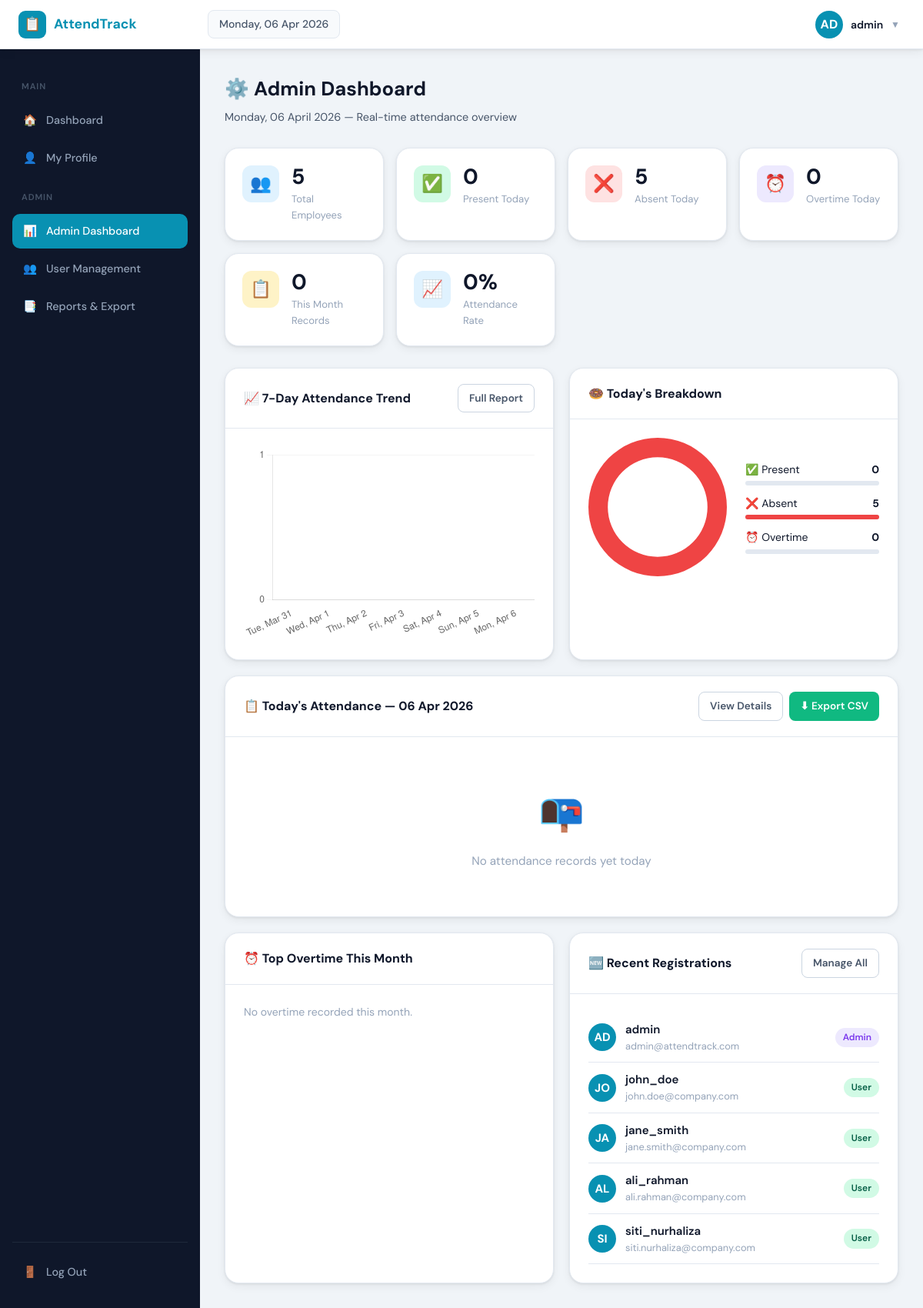
/admin/index.php (signed in), run on the app's committed database.
### tables this page shows
CREATE TABLE IF NOT EXISTS `users` (
  `id`          INT           NOT NULL AUTO_INCREMENT,
  `username`    VARCHAR(30)   NOT NULL,
  `email`       VARCHAR(100)  NOT NULL,
  `password`    VARCHAR(255)  NOT NULL,
  `role`        ENUM('user','admin') NOT NULL DEFAULT 'user',
  `phone`       VARCHAR(20)   DEFAULT NULL,
  `department`  VARCHAR(100)  DEFAULT NULL,
  `work_start`  TIME          DEFAULT NULL,
  `work_end`    TIME          DEFAULT NULL,
  `profile_pic` MEDIUMTEXT    DEFAULT NULL,
  `is_active`   TINYINT(1)    NOT NULL DEFAULT 1,
  `created_at`  DATETIME      NOT NULL DEFAULT CURRENT_TIMESTAMP,
  `updated_at`  DATETIME      DEFAULT CURRENT_TIMESTAMP ON UPDATE CURRENT_TIMESTAMP,
  PRIMARY KEY (`id`),
  UNIQUE KEY `uq_username` (`username`),
  UNIQUE KEY `uq_email` (`email`)
);

### config.php (called while the page is built, shortened)
<?php
function e($str) {
    return htmlspecialchars((string)$str, ENT_QUOTES, 'UTF-8');
}

### functions.php (called while the page is built, shortened)
<?php
require_once __DIR__ . '/config.php';
function getUserById($id) {
    $db = getDB();
    $stmt = $db->prepare("SELECT * FROM users WHERE id = ?");
    $stmt->execute([$id]);
    return $stmt->fetch();
}
function getDashboardStats() {
    $db = getDB();
    $today = date('Y-m-d');
    $stats = [];
    $s1 = $db->prepare("SELECT COUNT(*) FROM users WHERE role = 'user'");
    $s1->execute();
    $stats['total_users'] = (int)$s1->fetchColumn();
    $s2 = $db->prepare("SELECT COUNT(*) FROM attendance WHERE work_date = ? AND checkin_time IS NOT NULL");
    $s2->execute([$today]);
    $stats['present_today'] = (int)$s2->fetchColumn();
    $stats['absent_today'] = max(0, $stats['total_users'] - $stats['present_today']);
    $s3 = $db->prepare("SELECT COUNT(*) FROM attendance WHERE work_date = ? AND ot_checkin_time IS NOT NULL");
    $s3->execute([$today]);
    $stats['ot_today'] = (int)$s3->fetchColumn();
    $s4 = $db->prepare("SELECT COUNT(*) FROM attendance WHERE YEAR(work_date) = YEAR(CURDATE()) AND MONTH(work_date) = MONTH(CURDATE())");
    $s4->execute();
    $stats['month_records'] = (int)$s4->fetchColumn();
    return $stats;
}

### admin/index.php (the view, shortened to what this page needs)
<?php
require_once __DIR__ . '/../config.php';
require_once __DIR__ . '/../functions.php';
$activePage = 'admin-dashboard';
$stats      = getDashboardStats();
$today      = date('Y-m-d');
$db         = getDB();
$todayStmt = $db->prepare("
    SELECT a.*, u.username, u.email, u.department
    FROM attendance a
    JOIN users u ON a.user_id = u.id
    WHERE a.work_date = ?
    ORDER BY a.checkin_time DESC
");
$todayStmt->execute([$today]);
$todayRecords = $todayStmt->fetchAll();
$weeklyData = $db->query("
    SELECT DATE_FORMAT(work_date, '%Y-%m-%d') AS work_date, COUNT(*) AS cnt
    FROM attendance
    WHERE work_date >= CURDATE() - INTERVAL 6 DAY
    GROUP BY work_date
    ORDER BY work_date ASC
")->fetchAll();
$topOT = $db->query("
    SELECT u.username, u.department,
           COUNT(a.id) AS ot_days,
           CAST(SUM(TIME_TO_SEC(TIMEDIFF(a.ot_checkout_time, a.ot_checkin_time)) / 60) AS UNSIGNED) AS ot_minutes
    FROM attendance a
    JOIN users u ON a.user_id = u.id
    WHERE YEAR(a.work_date)  = YEAR(CURDATE())
      AND MONTH(a.work_date) = MONTH(CURDATE())
      AND a.ot_checkin_time  IS NOT NULL
      AND a.ot_checkout_time IS NOT NULL
    GROUP BY a.user_id, u.username, u.department
    ORDER BY ot_minutes DESC
    LIMIT 5
")->fetchAll();
$newUsers = $db->query("SELECT * FROM users ORDER BY created_at DESC LIMIT 5")->fetchAll();
?>
<!DOCTYPE html>
<html lang="en">
<head>
<link rel="stylesheet" href="../assets/css/style.css">
</head>
<body>
<?php include __DIR__ . '/../includes/nav.php'; ?>
  <main class="main-content">
    <div class="page-header">
      <h1>⚙️ Admin Dashboard</h1>
      <p><?= date('l, d F Y') ?> — Real-time attendance overview</p>
    </div>
    <div class="stats-grid">
      <div class="stat-card"><div class="stat-icon blue">👥</div><div class="stat-body"><h3><?= $stats['total_users'] ?></h3><p>Total Employees</p></div></div>
      <div class="stat-card"><div class="stat-icon green">✅</div><div class="stat-body"><h3><?= $stats['present_today'] ?></h3><p>Present Today</p></div></div>
      <div class="stat-card"><div class="stat-icon red">❌</div><div class="stat-body"><h3><?= $stats['absent_today'] ?></h3><p>Absent Today</p></div></div>
      <div class="stat-card"><div class="stat-icon purple">⏰</div><div class="stat-body"><h3><?= $stats['ot_today'] ?></h3><p>Overtime Today</p></div></div>
      <div class="stat-card"><div class="stat-icon amber">📋</div><div class="stat-body"><h3><?= $stats['month_records'] ?></h3><p>This Month Records</p></div></div>
      <div class="stat-card"><div class="stat-icon blue">📈</div><div class="stat-body"><h3><?= $stats['total_users'] > 0 ? round(($stats['present_today'] / $stats['total_users']) * 100) : 0 ?>%</h3><p>Attendance Rate</p></div></div>
    </div>
    <div class="two-col" style="margin-bottom:20px">
      <div class="card">
        <div class="card-header">
          <h2>📈 7-Day Attendance Trend</h2>
          <a href="reports.php" class="btn btn-outline btn-sm">Full Report</a>
        </div>
        <div class="card-body"><canvas id="weeklyChart" height="200"></canvas></div>
      </div>
      <div class="card">
        <div class="card-header"><h2>🍩 Today's Breakdown</h2></div>
        <div class="card-body" style="display:flex;align-items:center;gap:24px">
          <canvas id="todayPie" style="max-width:180px;max-height:180px"></canvas>
          <div style="flex:1">
            <?php
              $total = $stats['total_users'];
              $pPct  = $total ? round($stats['present_today']/$total*100) : 0;
              $aPct  = $total ? round($stats['absent_today'] /$total*100) : 0;
              $oPct  = $total ? round($stats['ot_today']     /$total*100) : 0;
            ?>
            <div style="margin-bottom:12px">
              <div style="display:flex;justify-content:space-between;font-size:.875rem;margin-bottom:4px"><span>✅ Present</span><strong><?= $stats['present_today'] ?></strong></div>
              <div class="progress-bar-wrap"><div class="progress-bar" style="width:<?= $pPct ?>%;background:var(--success)"></div></div>
            </div>
            <div style="margin-bottom:12px">
              <div style="display:flex;justify-content:space-between;font-size:.875rem;margin-bottom:4px"><span>❌ Absent</span><strong><?= $stats['absent_today'] ?></strong></div>
              <div class="progress-bar-wrap"><div class="progress-bar" style="width:<?= $aPct ?>%;background:var(--danger)"></div></div>
            </div>
            <div>
              <div style="display:flex;justify-content:space-between;font-size:.875rem;margin-bottom:4px"><span>⏰ Overtime</span><strong><?= $stats['ot_today'] ?></strong></div>
              <div class="progress-bar-wrap"><div class="progress-bar" style="width:<?= $oPct ?>%;background:var(--ot)"></div></div>
            </div>
          </div>
        </div>
      </div>
    </div>
    <div class="card" style="margin-bottom:20px">
      <div class="card-header">
        <h2>📋 Today's Attendance — <?= date('d M Y') ?></h2>
        <div style="display:flex;gap:8px">
          <a href="reports.php?from=<?= $today ?>&to=<?= $today ?>" class="btn btn-outline btn-sm">View Details</a>
          <a href="reports.php?export=1&from=<?= $today ?>&to=<?= $today ?>" class="btn btn-success btn-sm">⬇ Export CSV</a>
        </div>
      </div>
      <div class="table-wrap">
        <?php if (empty($todayRecords)): ?>
          <div class="empty-state"><div class="icon">📭</div><p>No attendance records yet today</p></div>
        <?php endif; ?>
      </div>
    </div>
    <div class="two-col">
      <div class="card">
        <div class="card-header"><h2>⏰ Top Overtime This Month</h2></div>
        <div class="card-body">
          <?php if (empty($topOT)): ?>
            <p class="text-muted">No overtime recorded this month.</p>
          <?php endif; ?>
        </div>
      </div>
      <div class="card">
        <div class="card-header">
          <h2>🆕 Recent Registrations</h2>
          <a href="users.php" class="btn btn-outline btn-sm">Manage All</a>
        </div>
        <div class="card-body">
          <?php foreach ($newUsers as $u): ?>
            <div style="display:flex;align-items:center;gap:12px;padding:10px 0;border-bottom:1px solid var(--border)">
              <div style="width:36px;height:36px;border-radius:50%;background:var(--primary);color:#fff;display:flex;align-items:center;justify-content:center;font-weight:700;flex-shrink:0">
                <?= strtoupper(substr($u['username'],0,2)) ?>
              </div>
              <div style="flex:1">
                <div style="font-weight:600"><?= e($u['username']) ?></div>
                <div class="text-muted" style="font-size:.8rem"><?= e($u['email']) ?></div>
              </div>
              <span class="badge <?= $u['role']==='admin' ? 'badge-purple' : 'badge-green' ?>"><?= ucfirst($u['role']) ?></span>
            </div>
          <?php endforeach; ?>
        </div>
      </div>
    </div>
  </main>
</div>
<script>
const weeklyData = <?= json_encode($weeklyData) ?>;
const labels = [], data = [];
for (let i = 6; i >= 0; i--) {
  const d = new Date();
  d.setDate(d.getDate() - i);
  const dateStr = d.toISOString().split('T')[0];
  labels.push(d.toLocaleDateString('en', {weekday:'short', month:'short', day:'numeric'}));
  const found = weeklyData.find(r => r.work_date === dateStr);
  data.push(found ? parseInt(found.cnt) : 0);
}
new Chart(document.getElementById('weeklyChart'), {
  type: 'bar',
  data: { labels, datasets: [{ label: 'Employees Present', data, backgroundColor: 'rgba(8,145,178,.7)', borderColor: 'rgba(8,145,178,1)', borderWidth: 2, borderRadius: 6 }] },
  options: { responsive: true, plugins: { legend: { display: false } }, scales: { y: { beginAtZero: true, ticks: { stepSize: 1 }, grid: { color: 'rgba(0,0,0,.04)' } }, x: { grid: { display: false } } } }
});
new Chart(document.getElementById('todayPie'), {
  type: 'doughnut',
  data: {
    labels: ['Present', 'Absent', 'OT'],
    datasets: [{ data: [<?= $stats['present_today'] ?>, <?= $stats['absent_today'] ?>, <?= $stats['ot_today'] ?>], backgroundColor: ['#10b981','#ef4444','#7c3aed'], borderWidth: 0, hoverOffset: 4 }]
  },
  options: { responsive: true, plugins: { legend: { display: false } }, cutout: '72%' }
});
function toggleDropdown() { document.getElementById('user-dropdown').classList.toggle('open'); }
document.addEventListener('click', e => { if (!e.target.closest('.dropdown')) document.getElementById('user-dropdown').classList.remove('open'); });
function toggleSidebar() {
  document.getElementById('sidebar').classList.toggle('mobile-open');
  document.getElementById('sidebar-backdrop').classList.toggle('visible');
}
function closeSidebar() {
  document.getElementById('sidebar').classList.remove('mobile-open');
  document.getElementById('sidebar-backdrop').classList.remove('visible');
}
function closeLightbox() { document.getElementById('lightbox').classList.remove('open'); }
</script>
</body>
</html>

### includes/nav.php (shortened to what this page needs)
<?php
$user     = getUserById($_SESSION['user_id']);
$initials = strtoupper(substr($user['username'] ?? 'U', 0, 2));
$role     = $_SESSION['role'] ?? 'user';
$pic      = $user['profile_pic'] ?? '';
$isDataUrl = $pic && str_starts_with($pic, 'data:');
$depth  = substr_count(ltrim($_SERVER['SCRIPT_NAME'], '/'), '/');
$base   = str_repeat('../', $depth);
?>
<div class="app-layout">
  <header class="topbar">
    <div class="brand">
      <div class="icon">📋</div>
      <?= e(APP_NAME) ?>
    </div>
    <div class="topbar-date" id="topbar-datetime">
      <?= date('l, d M Y') ?>
    </div>
    <div class="topbar-right">
      <div class="dropdown">
        <button class="avatar-btn" onclick="toggleDropdown()">
          <div class="avatar" style="position:relative;overflow:hidden;width:36px;height:36px;border-radius:50%;flex-shrink:0;">
            <?php if ($isDataUrl): ?>
              <img src="<?= $pic ?>" alt="" style="position:absolute;inset:0;width:100%;height:100%;object-fit:cover;object-position:center;border-radius:50%;">
            <?php else: ?>
              <?= e($initials) ?>
            <?php endif; ?>
          </div>
          <span class="avatar-name"><?= e($user['username']) ?></span>
          <span style="font-size:.75rem;color:var(--txt3)">▼</span>
        </button>
      </div>
    </div>
  </header>
  <nav class="sidebar" id="sidebar">
    <div class="nav-section-label">Main</div>
    <a href="<?= $base ?>dashboard.php"
       class="nav-item <?= ($activePage ?? '') === 'dashboard' ? 'active' : '' ?>">
      <span>🏠</span> Dashboard
    </a>
    <a href="<?= $base ?>profile.php"
       class="nav-item <?= ($activePage ?? '') === 'profile' ? 'active' : '' ?>">
      <span>👤</span> My Profile
    </a>
    <?php if ($role === 'admin'): ?>
    <div class="nav-section-label">Admin</div>
    <a href="<?= $base ?>admin/index.php"
       class="nav-item <?= ($activePage ?? '') === 'admin-dashboard' ? 'active' : '' ?>">
      <span>📊</span> Admin Dashboard
    </a>
    <a href="<?= $base ?>admin/users.php"
       class="nav-item <?= ($activePage ?? '') === 'users' ? 'active' : '' ?>">
      <span>👥</span> User Management
    </a>
    <a href="<?= $base ?>admin/reports.php"
       class="nav-item <?= ($activePage ?? '') === 'reports' ? 'active' : '' ?>">
      <span>📑</span> Reports & Export
    </a>
    <?php endif; ?>
    <div class="sidebar-footer">
      <a href="<?= $base ?>logout.php" class="nav-item">
        <span>🚪</span> Log Out
      </a>
    </div>
  </nav>

### admin/index.php (style rules this page uses)
.two-col { display: grid; grid-template-columns: 1fr 1fr; gap: 20px; }
.progress-bar-wrap { height: 6px; background: var(--border); border-radius: 3px; margin-top: 4px; }
.progress-bar { height: 100%; border-radius: 3px; background: var(--primary); }

### data on the page
users: username "AD", username "admin", email "admin@attendtrack.com", role "Admin"
users: username "JO", username "john_doe", email "john.doe@company.com", role "User"
users: username "JA", username "jane_smith", email "jane.smith@company.com", role "User"
users: username "AL", username "ali_rahman", email "ali.rahman@company.com", role "User"
users: username "SI", username "siti_nurhaliza", email "siti.nurhaliza@company.com", role "User"

### other printed values
APP_NAME "AttendTrack"
$stats['total_users'] "5"
$stats['present_today'] "0"
$stats['absent_today'] "5"
$stats['ot_today'] "0"
$stats['month_records'] "0"
chart data {{ $stats['present_today'] }} 0
chart data {{ $stats['ot_today'] }} 0
